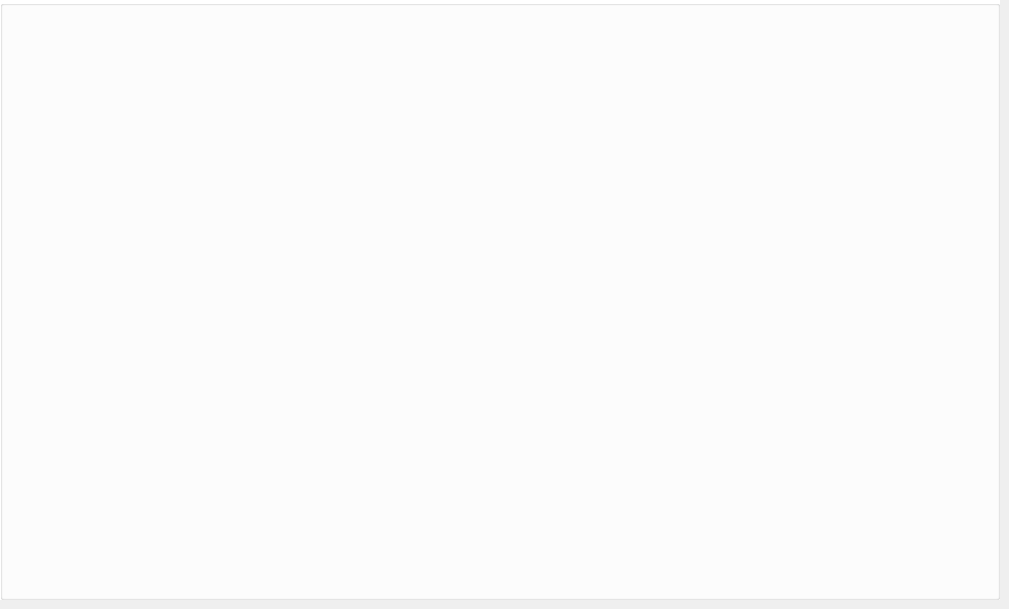
    <widget class="QWidget" name="menu_page">
     <widget class="QGroupBox" name="groupBox">
      <property name="geometry">
       <rect>
        <x>0</x>
        <y>0</y>
        <width>1000</width>
        <height>600</height>
       </rect>
      </property>
      <property name="styleSheet">
       <string notr="true">QGroupBox {
	background-color: #FFF;
}</string>
      </property>
      <property name="title">
       <string/>
      </property>
      <widget class="QPushButton" name="clientlist">
       <property name="geometry">
        <rect>
         <x>110</x>
         <y>180</y>
         <width>300</width>
         <height>200</height>
        </rect>
       </property>
       <property name="styleSheet">
        <string notr="true">#clientlist {
background-color: transparent;
border-image: url(:clientlist.png);
background: none;
border: none;
background-repeat: none;
}
#clientlist:pressed
{
   border-image: url(:clientlist.png);
}</string>
       </property>
       <property name="text">
        <string/>
       </property>
      </widget>
      <widget class="QPushButton" name="guestlist">
       <property name="geometry">
        <rect>
         <x>560</x>
         <y>180</y>
         <width>300</width>
         <height>200</height>
        </rect>
       </property>
       <property name="styleSheet">
        <string notr="true">#guestlist {
background-color: transparent;
border-image: url(:guestlist.png);
background: none;
border: none;
background-repeat: none;
}
#guestlist:pressed
{
   border-image: url(:guestlist.png);
}</string>
       </property>
       <property name="text">
        <string/>
       </property>
      </widget>
     </widget>
    </widget>
